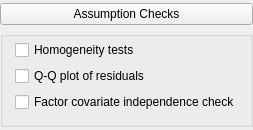
    <widget class="QWidget" name="groupAssumptions" native="true">
     <layout class="QGridLayout" name="gridLayout_25">
      <property name="leftMargin">
       <number>0</number>
      </property>
      <property name="topMargin">
       <number>3</number>
      </property>
      <property name="rightMargin">
       <number>0</number>
      </property>
      <property name="bottomMargin">
       <number>3</number>
      </property>
      <item row="0" column="0">
       <widget class="ExpanderButton" name="expanderAssumptions">
        <property name="sizePolicy">
         <sizepolicy hsizetype="Expanding" vsizetype="Fixed">
          <horstretch>0</horstretch>
          <verstretch>0</verstretch>
         </sizepolicy>
        </property>
        <property name="text">
         <string>Assumption Checks</string>
        </property>
       </widget>
      </item>
      <item row="3" column="0">
       <widget class="QWidget" name="containerAssumptions" native="true">
        <layout class="QGridLayout" name="gridLayout_30">
         <property name="leftMargin">
          <number>0</number>
         </property>
         <property name="topMargin">
          <number>0</number>
         </property>
         <property name="rightMargin">
          <number>0</number>
         </property>
         <property name="bottomMargin">
          <number>0</number>
         </property>
         <item row="0" column="0">
          <widget class="GroupBox" name="containerDisplay_2">
           <property name="title">
            <string/>
           </property>
           <layout class="QGridLayout" name="gridLayout_31">
            <property name="leftMargin">
             <number>12</number>
            </property>
            <property name="topMargin">
             <number>3</number>
            </property>
            <property name="bottomMargin">
             <number>12</number>
            </property>
            <item row="0" column="0">
             <widget class="BoundCheckBox" name="homogeneityTests">
              <property name="text">
               <string>Homogeneity tests</string>
              </property>
             </widget>
            </item>
            <item row="1" column="0">
             <widget class="BoundCheckBox" name="qqPlot">
              <property name="text">
               <string>Q-Q plot of residuals</string>
              </property>
             </widget>
            </item>
            <item row="2" column="0">
             <widget class="BoundCheckBox" name="factorCovariateIndependence">
              <property name="text">
               <string>Factor covariate independence check</string>
              </property>
             </widget>
            </item>
           </layout>
          </widget>
         </item>
        </layout>
       </widget>
      </item>
     </layout>
    </widget>
